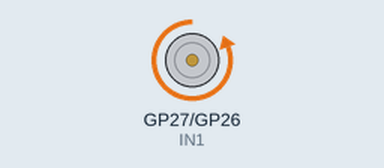
Recording of a program running on a simulated Raspberry Pi Pico running MicroPython. Shown: motor-driver pin pairs drawn as motors (green arrow = first pin HIGH = forward, orange = second pin HIGH = backward, longer = more drive).

Above: at 1.0 s.
At 5.0 s:
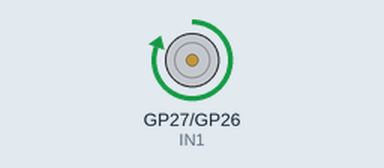
At 7.0 s:
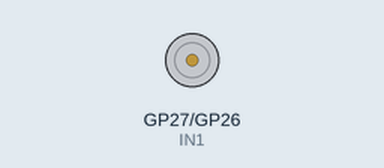
Timing chart, 0 to 10.4 s (numbered marks = the images above):
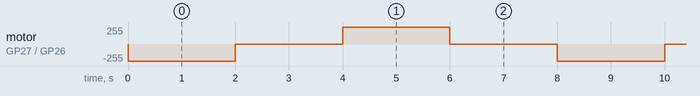

Measured:
- by itself, motor on GP27 (IN1) / GP26 (IN2): repeats every 8.0 s: stopped 2.0 s, forward 255/255 2.0 s, stopped 2.0 s, backward 255/255 2.0 s

The program:

1_motor_onoff.py
```python
from machine import Pin, PWM
from time import sleep

IN1 = Pin(27, Pin.OUT)
IN2 = Pin(26, Pin.OUT)


while True:
        IN1.low()  #spin forward
        IN2.high()
        sleep(2)

        IN1.low()  #stop
        IN2.low()
        sleep(2)

        IN1.high()  #spin backward
        IN2.low()
        sleep(2)

        IN1.low()  #stop
        IN2.low()
        sleep(2)
```
